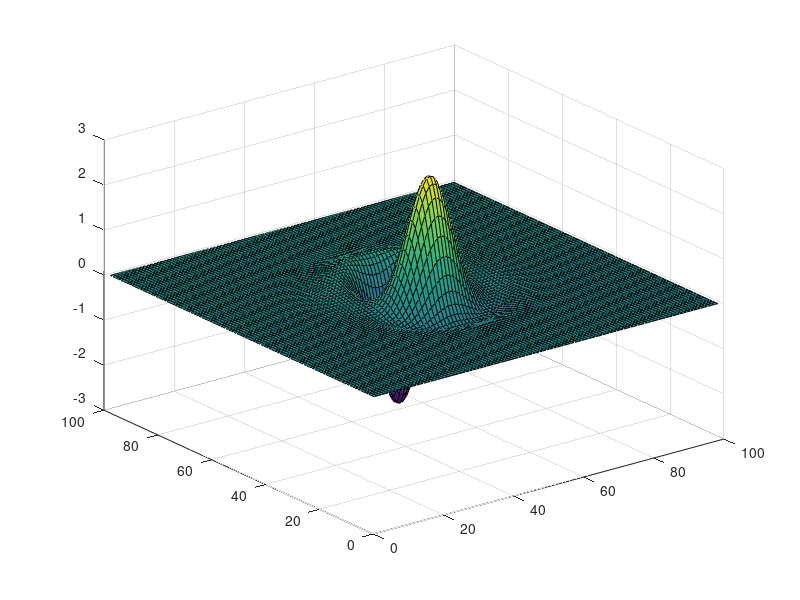

MATLAB code to generate this figure:
%
clear all;

x0=0; y0=0;
lim_inf=-5;
lim_sup=5;
step=0.1;
%%Define base u function matrix
N= 1 + (lim_sup-lim_inf)/step;
    for i=1:N
        x=i*step +lim_inf;
        for j=1:N
            y=j*step +lim_inf;
            u(i,j) = x*exp( -x^2 - y^2 );
        end
    end

    
    %%dudx and dudy matrix
    for i=2:N-1
        x=i*step +lim_inf;
        for j=2:N-1
            y=j*step +lim_inf;
            ux(i,j) = (u(i+1,j)-u(i-1,j))/(2*step);
            uy(i,j) = (u(i,j+1)-u(i,j-1))/(2*step);
        end
    end

        %%d2ud2x and d2ud2y matrix
    for i=2:N-2
        x=i*step +lim_inf;
        for j=2:N-2
            y=j*step +lim_inf;
            ux2(i,j) = (ux(i+1,j)-ux(i-1,j))/(2*step);
            uy2(i,j) = (uy(i,j+1)-uy(i,j-1))/(2*step);
        end
    end
    %%Laplacian matrix (d2x + d2y)
    for i=2:N-2
        x=i*step +lim_inf;
        for j=2:N-2
            y=j*step +lim_inf;
            lap_u(i,j) = ux2(i,j) + uy2(i,j);
        end
    end
    
    %%define analytical laplacian matrix
    for i=2:N-2
        x=i*step +lim_inf;
        for j=2:N-2
            y=j*step +lim_inf;
            an_lap_u(i,j) = (x^2 + y^2 - 2) * 4*x*exp(-x^2 - y^2);
        end
    end   

    surf(lap_u)
    
    